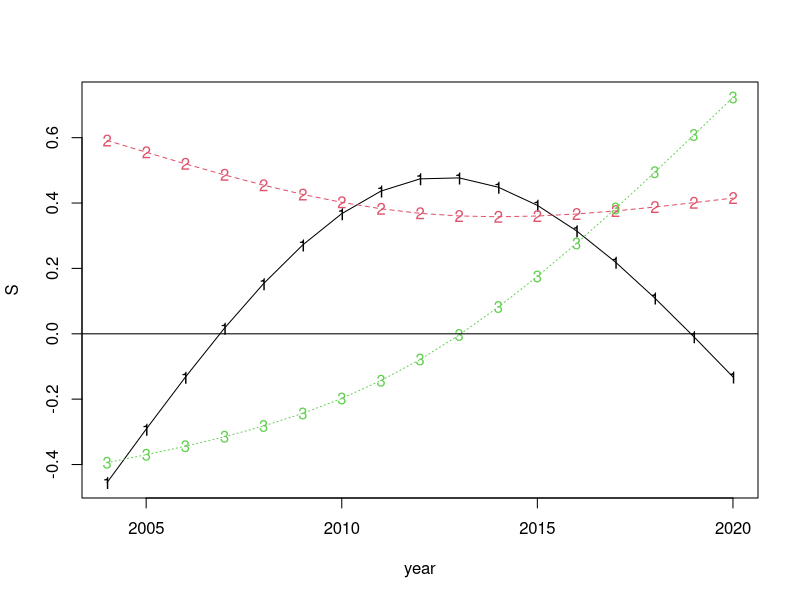
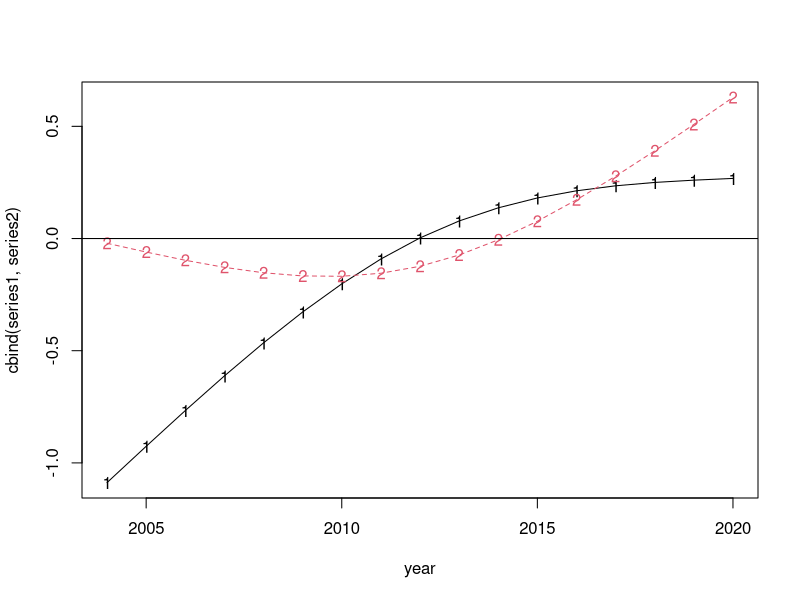
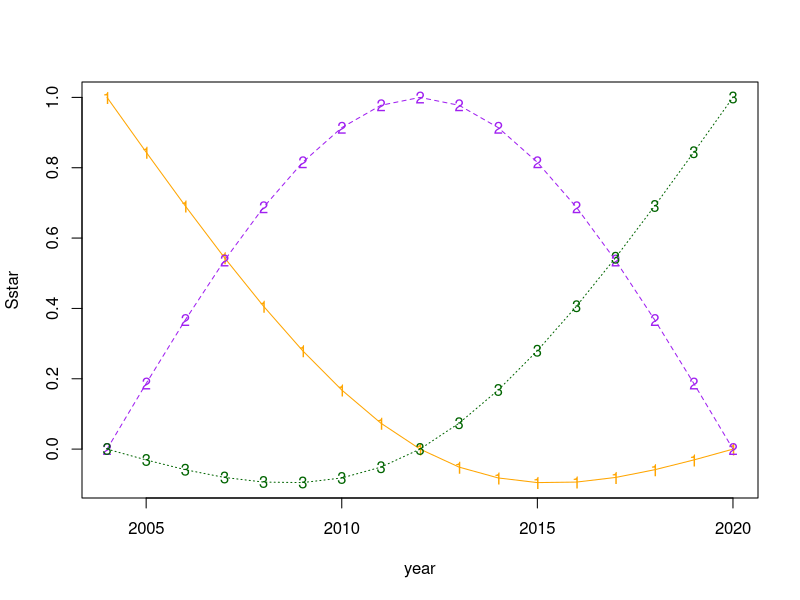
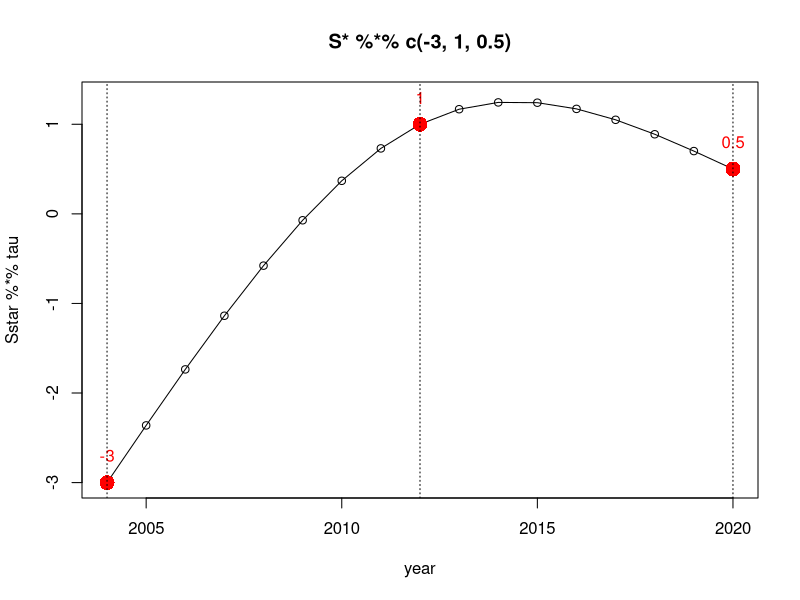
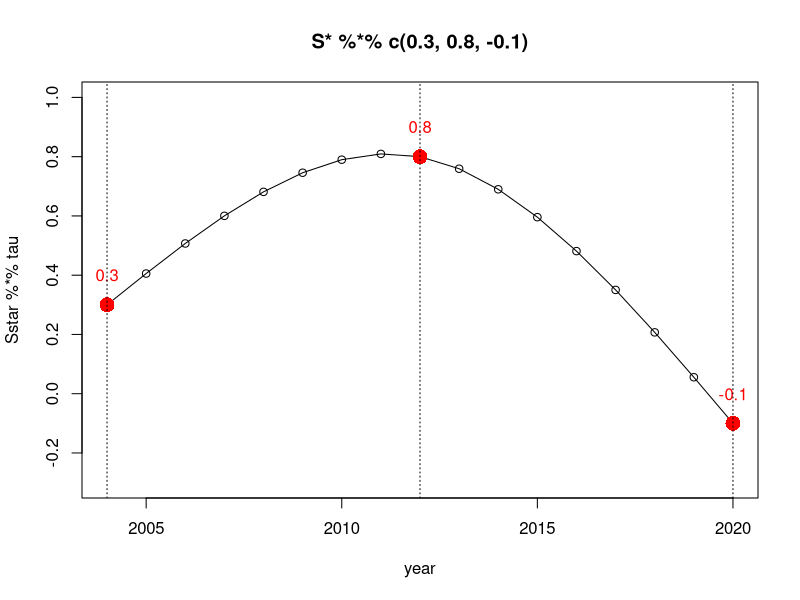

Here is the R script that generated these plots, in order:
## ---- chunk 1
knitr::opts_chunk$set(echo = TRUE)
## ---- chunk 2
year = 2004:2020

S = splines::ns( x=seq(year), df=3, intercept=TRUE)

matplot(year, S, type='o')
abline(h=0)

## ---- chunk 3
series1 = S %*% c(+.70, -.70, +.90)
series2 = S %*% c(-.30, +.20, +.70)
matplot(year, cbind(series1, series2), type='o')
abline(h=0)
## ---- chunk 4
E     = diag(17)[ c(1,9,17), ]
Sstar = S %*% solve(E %*% S)
## ---- chunk 5
matplot(year, Sstar, type='o', col=c('orange','purple','darkgreen'))
## ---- chunk 6
tau = c( -3, 1, 0.5)

plot(year, Sstar %*% tau, type='o',ylim=c(-3,1.3),
     main='S* %*% c(-3, 1, 0.5)')
points(c(2004,2012,2020), tau, pch=16, cex=2, col='red',)
text( c(2004, 2012, 2020), tau+.30, label=tau, col='red', cex=1)
abline(v = c(2004,2012,2020), lty='dotted')
## ---- chunk 7
tau = c( 0.3, 0.8, -0.1)

plot(year, Sstar %*% tau, type='o',ylim=c(-0.3,1),
     main='S* %*% c(0.3, 0.8, -0.1)')
points(c(2004,2012,2020), tau, pch=16, cex=2, col='red',)
text( c(2004, 2012, 2020), tau+.10, label=tau, col='red', cex=1)
abline(v = c(2004,2012,2020), lty='dotted')
